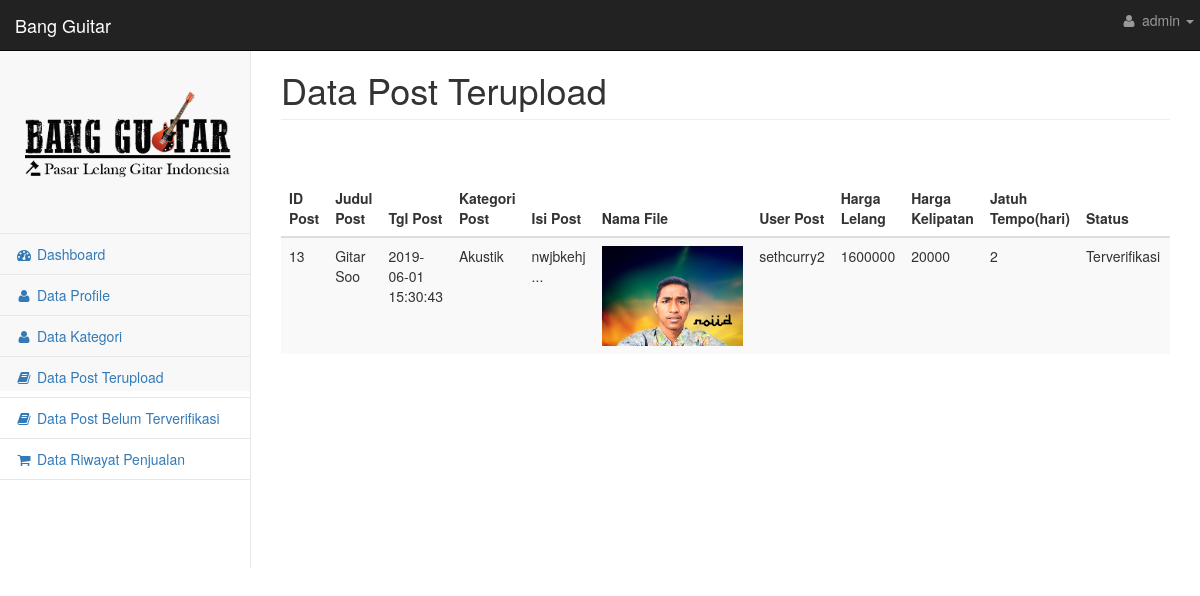
Screenshot of /admin/datapost.php (signed in) with the database file from the repository.
### tables this page shows
CREATE TABLE `user` (
  `id_user` int(11) NOT NULL,
  `nama_lengkap` varchar(50) NOT NULL,
  `username` varchar(30) NOT NULL,
  `password` varchar(30) NOT NULL,
  `jenis_kelamin` varchar(20) NOT NULL,
  `email` varchar(30) NOT NULL,
  `alamat` varchar(1000) NOT NULL,
  `tgl_lahir` date NOT NULL,
  `level_user` int(11) NOT NULL
);

CREATE TABLE `post` (
  `id_post` int(11) NOT NULL,
  `judul_post` varchar(100) NOT NULL,
  `tgl_post` datetime NOT NULL,
  `kategori_post` int(11) NOT NULL,
  `isi_post` varchar(50000) NOT NULL,
  `nama_file` varchar(250) NOT NULL,
  `user_post` int(11) NOT NULL,
  `harga_lelang` int(11) NOT NULL,
  `harga_kelipatan` int(11) NOT NULL,
  `jatuh_tempo` int(11) NOT NULL,
  `status` varchar(30) NOT NULL,
  `kualitas` varchar(50) DEFAULT NULL
);

CREATE TABLE `kategori` (
  `id_kategori` int(11) NOT NULL,
  `nama_kategori` varchar(30) NOT NULL
);

### admin/datapost.php (the view, shortened to what this page needs)
<?php
    include 'koneksi.php';
 ?>
<!DOCTYPE html>
<html lang="en">
    <head>
        <link href="css/metisMenu.min.css" rel="stylesheet">
        <link href="css/timeline.css" rel="stylesheet">
        <link href="css/startmin.css" rel="stylesheet">
        <link href="css/morris.css" rel="stylesheet">
        <link href="css/bootstrap.min.css" rel="stylesheet">
        <link href="css/font-awesome.min.css" rel="stylesheet" type="text/css">
    </head>
    <body>
        <div id="wrapper">
        <?php
                include("nav.php");
            ?>
            <div id="page-wrapper">
                <div class="row">
                    <div class="col-lg-12">
                        <h1 class="page-header">Data Post Terupload</h1>
                    </div>
                </div>
                <div class="row">
                    <div class="col-lg-12">
                        <br><br>
                          <div class="table-responsive">
                            <table class="table table-striped table-sm">
                              <thead>
                                <tr>
                                    <th>ID Post</th>
                                    <th>Judul Post</th>
                                    <th>Tgl Post</th>
                                    <th>Kategori Post</th>
                                    <th>Isi Post </th>
                                    <th>Nama File</th>
                                    <th>User Post</th>
                                    <th>Harga Lelang</th>
                                    <th>Harga Kelipatan</th>
                                    <th>Jatuh Tempo(hari)</th>
                                    <th>Status</th>
                                </tr>
                              </thead>
                              <tbody>
                                <?php
                                    $query = mysqli_query($mysqli, "SELECT * FROM post WHERE status='Terverifikasi'");
                                    $hasil = mysqli_query($mysqli, "SELECT * FROM post WHERE status='Terverifikasi'");
                                    $row = mysqli_num_rows($hasil);
                                    if ($row==0) {
                                        echo "Data kosong!";
                                    }else{
                                    while ($show = mysqli_fetch_array($query)) {
                                        $kat = $show['kategori_post'];
                                        $qq = mysqli_query($mysqli, "SELECT * FROM kategori WHERE id_kategori='$kat' ");
                                        $tampil = mysqli_fetch_array($qq);
                                        $user = $show['user_post'];
                                        $qq2 = mysqli_query($mysqli, "SELECT * FROM user WHERE id_user='$user' ");
                                        $tampil2 = mysqli_fetch_array($qq2);
                                     ?>
                                     <tr>
                                        <td><?php echo $show['id_post']; ?></td>
                                        <td><?php echo $show['judul_post']; ?></td>
                                        <td><?php echo $show['tgl_post']; ?></td>
                                        <td><?php echo $tampil['nama_kategori']; ?></td>
                                        <td><?php echo substr($show['isi_post'],0,200); ?>...</td>
                                        <td><img src="<?php echo $show['nama_file']; ?>" height="100px" width="auto"></td>
                                        <td><?php echo $tampil2['username']; ?></td>
                                        <td><?php echo $show['harga_lelang']; ?></td>
                                        <td><?php echo $show['harga_kelipatan']; ?></td>
                                        <td><?php echo $show['jatuh_tempo']; ?></td>
                                        <td><?php echo $show['status']; ?></td>
                                     </tr>
                                     <?php }
                                     }
                                      ?>
                              </tbody>
                            </table>
                          </div>
                    </div>
                </div>
            </div>
        </div>
    </body>
</html>

### admin/nav.php (shortened to what this page needs)
<nav class="navbar navbar-inverse navbar-fixed-top" role="navigation">
    <div class="navbar-header">
        <a class="navbar-brand" href="index.php">Bang Guitar</a>
    </div>
    <ul class="nav navbar-right navbar-top-links">
        <li class="dropdown">
            <?php
                        include 'koneksi.php';
                            $perintah = mysqli_query($mysqli, "SELECT * from user WHERE id_user='$_SESSION[id_user]'");
                            $result = mysqli_fetch_array($perintah);
                        ?>
            <a class="dropdown-toggle" data-toggle="dropdown" href="#">
                <i class="fa fa-user fa-fw"></i> <?php echo $result['username']; ?> <b class="caret"></b>
            </a>
        </li>
    </ul>
    <div class="navbar-default sidebar" role="navigation">
        <div class="sidebar-nav navbar-collapse">
            <ul class="nav" id="side-menu">
                <li class="sidebar-search">
                    <img src="images/bangguitar.png" class="img img-responsive" width="auto" height="100">
                </li>
                <li>
                    <a href="index.php"><i class="fa fa-dashboard fa-fw"></i> Dashboard</a>
                </li>
                <li>
                    <a href="datauser.php"><i class="fa fa-user fa-fw"></i> Data Profile</a>
                </li>
                <li>
                    <a href="datakategori.php"><i class="fa fa-user fa-fw"></i> Data Kategori</a>
                </li>
                <li>
                    <a href="datapost.php"><i class="fa fa-book fa-fw"></i> Data Post Terupload</a>
                </li>
                <li>
                    <a href="datapostverif.php"><i class="fa fa-book fa-fw"></i> Data Post Belum Terverifikasi</a>
                </li>
                <li>
                    <a href="datajual.php"><i class="fa fa-shopping-cart fa-fw"></i> Data Riwayat Penjualan</a>
                </li>
            </ul>
        </div>
    </div>
</nav>

### admin/css/startmin.css (style rules this page uses)
body { background-color: #f8f8f8; }
#wrapper { width: 100%; }
#page-wrapper { padding: 30px 15px 0 15px; min-height: 568px; background-color: #fff; }
@media (min-width:768px) { #page-wrapper { position: inherit; margin-left: 250px; padding: 30px 30px 0 30px; border-left: 1px solid #e7e7e7; } }
.navbar-header { float: left; }
.navbar-right { text-align: right; }
.navbar-top-links { margin: 0; }
.navbar-top-links li { display: inline-block; }
.navbar-top-links li:last-child { margin-right: 6px; }
.navbar-top-links li a { padding: 15px; min-height: 50px; }
.navbar-top-links>li>a { color: #999; }
.sidebar .sidebar-nav.navbar-collapse { padding-right: 0; padding-left: 0; }
.sidebar .sidebar-search { padding: 15px; }
.sidebar ul li { border-bottom: 1px solid #e7e7e7; }
@media (min-width:768px) { .sidebar { z-index: 1; position: absolute; width: 250px; margin-top: 51px; } }

### rows the page displays
user: username "admin"
post: id_post "13", judul_post "Gitar Soo", tgl_post "2019-06-01 15:30:43", kategori_post.nama_kategori "Akustik", isi_post "nwjbkehj", nama_file (picture), user_post.username "sethcurry2", harga_lelang "1600000", harga_kelipatan "20000", jatuh_tempo "2", status "Terverifikasi"
